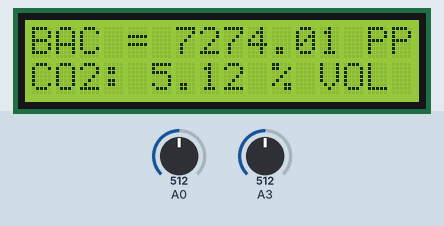
Simulated run of this sketch. Board: Arduino Uno, built with avr-gcc and run on an emulated ATmega328P. Parts: 16×2 character LCD. The inputs (shaded band) are chosen by the test bench; at power-on: A0 = 512, A3 = 512. What the sketch prints to the serial monitor is not drawn.

Above: at 1.2 s.
1.3 s: A0 set to 218
At 3.3 s:
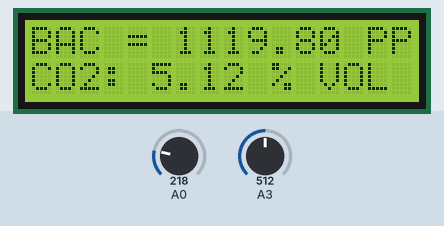
4.0 s: A0 set to 195
At 5.0 s:
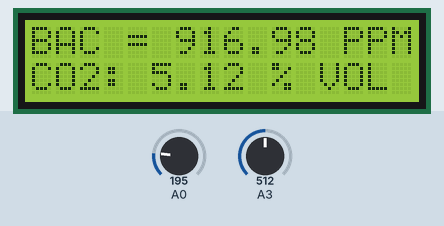
6.7 s: A0 set to 54
At 8.6 s:
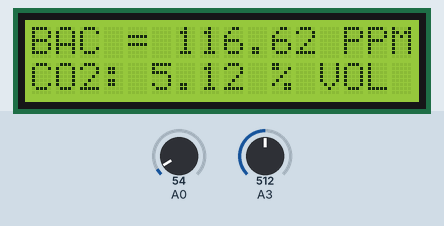
9.5 s: A0 set to 44
At 11.5 s:
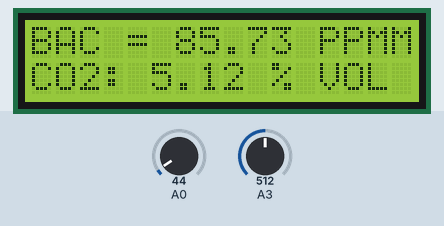
12.2 s: A0 set to 12
At 15.0 s:
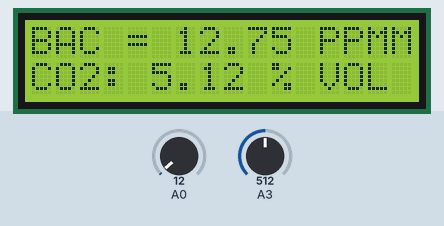
15.6 s: A0 set to 9
At 16.8 s:
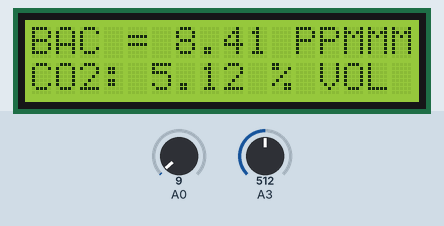
Timing chart, 0 to 18.6 s (numbered marks = the images above; inputs shaded):
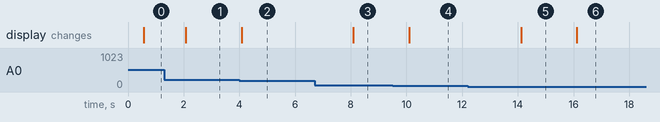

Measured:
- the behaviour switches between 205 and 204 on A0 (found by bisection; images 1 and 2)
- the behaviour switches between 49 and 48 on A0 (found by bisection; images 3 and 4)
- the behaviour switches between 11 and 10 on A0 (found by bisection; images 5 and 6)
- after the input at 1.3 s, the display: changes after 0.77 s (image 1)
- after the input at 4.0 s, the display: changes after 0.08 s (image 2)
- after the input at 6.7 s, the display: changes after 1.4 s (image 3)
- after the input at 9.5 s, the display: changes after 0.60 s (image 4)
- after the input at 12.2 s, the display: changes after 1.9 s (image 5)
- after the input at 15.6 s, the display: changes after 0.52 s (image 6)

The sketch:

alcohol_co2.ino
```cpp
#include <Wire.h>
#include <LiquidCrystal.h>

LiquidCrystal lcd(12, 11, 5, 4, 3, 2);

const int colorR = 255;
const int colorG = 0;
const int colorB = 0;

float sensor_volt;
float RS_gas;
float R0;
float ratio;
float BAC;
int R2 = 2000;

void setup()
{
    lcd.begin(16, 2);
//    lcd.begin(16, 2);
//  lcd.setCursor(0,1);
//  lcd.write("JiMA.in");
    Serial.begin(9600);
}

void loop()
{
    double sensorValue = analogRead(A0);
    float sensorValue1 = analogRead(3)/100.0;
    sensor_volt=(float)sensorValue/1024*5.0;
    RS_gas = ((5.0 * R2)/sensor_volt) - R2;
   /*-Replace the value of R0 with the value of R0 in your test -*/
    R0 = 16000;
    ratio = RS_gas/R0;// ratio = RS/R0
    double x = 0.4*ratio;
    BAC = (pow(x,-1.431))*100;  //BAC in mg/L
    lcd.setCursor(0,0);
    lcd.print("BAC = ");
    lcd.print(BAC);  //convert to ppm
    lcd.print(" PPM");
    delay(500);
    lcd.setCursor(0,1);
    lcd.print("CO2: ");
    lcd.print(sensorValue1);
    lcd.print(" % VOL");
    delay(500);

    Serial.print("BAC = ");
    Serial.print(BAC);
    Serial.print(" ppm, CO2:");
    Serial.print(" CO2:");
    Serial.print(sensorValue1);
    Serial.print(" VOL.");
    Serial.print("\n");

    delay(1000);
}
```
